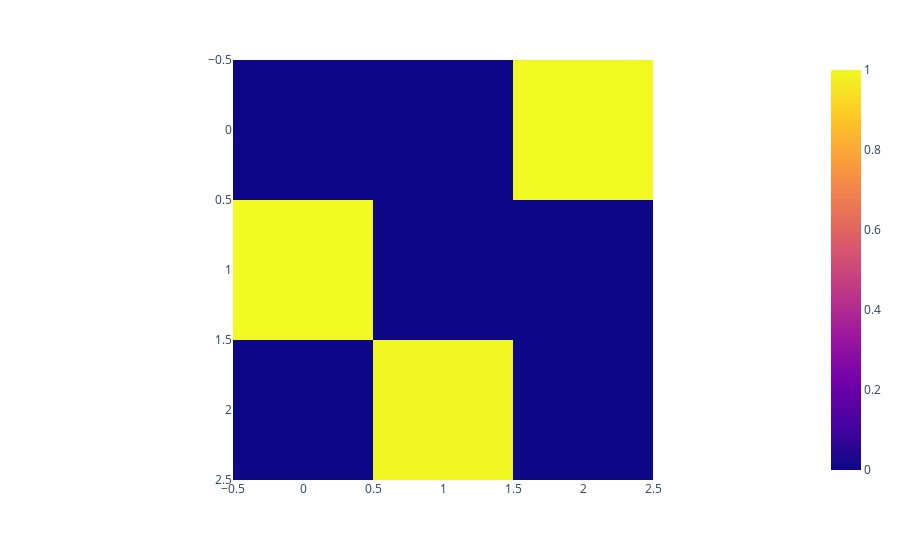

Notebook code for this chart:
### Code cell
## TE condicionado a la tercer dimensión

# JIDT jar library path
jarLocation = "JIDT/infodynamics.jar"
# Start the JVM
if not jpype.isJVMStarted():
    jpype.startJVM("/Library/Java/JavaVirtualMachines/jdk-18.0.1.1.jdk/Contents/Home/lib/libjli.dylib", "-ea", "-Djava.class.path=" + jarLocation)

TE_vals = []

# Construct the calculator:
calcClass = jpype.JPackage("infodynamics.measures.continuous.kraskov").ConditionalTransferEntropyCalculatorKraskov
calc = calcClass()
# Set any properties to non-default values:
# calc.setProperty("AUTO_EMBED_METHOD", "RAGWITZ_DEST_ONLY")
# calc.setProperty("NUM_THREADS", "USE_ALL")

third_excluded = {
    "01" : 2,
    "12" : 0,
    "02" : 1
}

G_te = np.matrix([[0.0,0.0,0.0],[0.0,0.0,0.0],[0.0,0.0,0.0]])

# Compute for all pairs:
for s in range(N):
    for d in range(N):
        # For each source-dest pair:
        if (s == d):
            continue
        # source = data[:-1,s]
        # destination = (data[1:,d]-data[:-1,d])
        source = data[:,s]
        destination = data[:,d]
        conditional = data[:,third_excluded["".join(sorted([str(s),str(d)]))]]

        # Initialise the calculator for (re-)use:
        calc.initialise()
        # Supply the sample data:
        calc.setObservations(source, destination, conditional)
        # Compute the estimate:
        result = calc.computeAverageLocalOfObservations()
        # Compute the (statistical significance via) null distribution empirically (e.g. with 100 permutations):
        measDist = calc.computeSignificance(100)

        pVal = measDist.pValue

        if pVal <= 0.05:
            G_te[d,s] = 1-pVal
            print("{}->{} : {} , {}".format(s,d,G_te[d,s], pVal))

        print("Transfer entropy ({}->{}): {:.4f} nats (std = {:.4f} ± {:.4f}, p < {:.4f}). Correlation = {}".format(s, d, result, measDist.getMeanOfDistribution(), measDist.getStdOfDistribution(), pVal, np.corrcoef(source, destination)[0,1]))
        TE_vals.append(result)

fig = px.imshow(G_te)
fig.show()

### Figure 1 — Plotly figure (JSON) as saved in the notebook; plotly's stock layout.template omitted (floating-point values rounded to 4 significant figures)
{"data": [{"coloraxis": "coloraxis", "hovertemplate": "x: %{x}<br>y: %{y}<br>color: %{z}<extra></extra>", "name": "0", "type": "heatmap", "xaxis": "x", "yaxis": "y", "z": [[0, 0, 1], [1, 0, 0], [0, 0.99, 0]]}], "layout": {"coloraxis": {"colorscale": [[0, "#0d0887"], [0.1111, "#46039f"], [0.2222, "#7201a8"], [0.3333, "#9c179e"], [0.4444, "#bd3786"], [0.5556, "#d8576b"], [0.6667, "#ed7953"], [0.7778, "#fb9f3a"], [0.8889, "#fdca26"], [1, "#f0f921"]]}, "margin": {"t": 60}, "xaxis": {"anchor": "y", "constrain": "domain", "domain": [0, 1], "scaleanchor": "y"}, "yaxis": {"anchor": "x", "autorange": "reversed", "constrain": "domain", "domain": [0, 1]}}}
